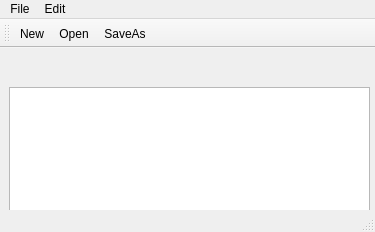
<?xml version="1.0" encoding="UTF-8"?>
<ui version="4.0">
 <class>MainWindow</class>
 <widget class="QMainWindow" name="MainWindow">
  <property name="geometry">
   <rect>
    <x>0</x>
    <y>0</y>
    <width>375</width>
    <height>232</height>
   </rect>
  </property>
  <property name="windowTitle">
   <string>MainWindow</string>
  </property>
  <widget class="QWidget" name="centralwidget">
   <widget class="QWidget" name="verticalLayoutWidget">
    <property name="geometry">
     <rect>
      <x>9</x>
      <y>39</y>
      <width>361</width>
      <height>141</height>
     </rect>
    </property>
    <layout class="QVBoxLayout" name="verticalLayout">
     <item>
      <widget class="QTextEdit" name="textEdit"/>
     </item>
    </layout>
   </widget>
  </widget>
  <widget class="QMenuBar" name="menubar">
   <property name="geometry">
    <rect>
     <x>0</x>
     <y>0</y>
     <width>375</width>
     <height>21</height>
    </rect>
   </property>
   <widget class="QMenu" name="menuFile">
    <property name="title">
     <string>File</string>
    </property>
    <addaction name="actionNew"/>
    <addaction name="actionOpen"/>
    <addaction name="actionSaveAs"/>
    <addaction name="actionExit"/>
    <addaction name="actionExit_2"/>
   </widget>
   <widget class="QMenu" name="menuEdit">
    <property name="title">
     <string>Edit</string>
    </property>
    <addaction name="actionCopy"/>
    <addaction name="actionPaste"/>
    <addaction name="actionCut"/>
    <addaction name="actionUndo"/>
    <addaction name="actionRedo"/>
   </widget>
   <addaction name="menuFile"/>
   <addaction name="menuEdit"/>
  </widget>
  <widget class="QStatusBar" name="statusbar"/>
  <widget class="QToolBar" name="toolBar">
   <property name="windowTitle">
    <string>toolBar</string>
   </property>
   <attribute name="toolBarArea">
    <enum>TopToolBarArea</enum>
   </attribute>
   <attribute name="toolBarBreak">
    <bool>false</bool>
   </attribute>
   <addaction name="actionNew"/>
   <addaction name="actionOpen"/>
   <addaction name="actionSaveAs"/>
  </widget>
  <action name="actionNew">
   <property name="icon">
    <iconset resource="Icons/Icons/resources.qrc">
     <normaloff>:/images/New.bmp</normaloff>:/images/New.bmp</iconset>
   </property>
   <property name="text">
    <string>New</string>
   </property>
  </action>
  <action name="actionOpen">
   <property name="icon">
    <iconset resource="Icons/Icons/resources.qrc">
     <normaloff>:/images/Open.bmp</normaloff>:/images/Open.bmp</iconset>
   </property>
   <property name="text">
    <string>Open</string>
   </property>
  </action>
  <action name="actionSaveAs">
   <property name="icon">
    <iconset resource="Icons/Icons/resources.qrc">
     <normaloff>:/images/Save.bmp</normaloff>:/images/Save.bmp</iconset>
   </property>
   <property name="text">
    <string>SaveAs</string>
   </property>
  </action>
  <action name="actionExit">
   <property name="text">
    <string>Print</string>
   </property>
  </action>
  <action name="actionExit_2">
   <property name="text">
    <string>Exit</string>
   </property>
  </action>
  <action name="actionCopy">
   <property name="text">
    <string>Copy</string>
   </property>
  </action>
  <action name="actionPaste">
   <property name="text">
    <string>Paste</string>
   </property>
  </action>
  <action name="actionCut">
   <property name="text">
    <string>Cut</string>
   </property>
  </action>
  <action name="actionUndo">
   <property name="text">
    <string>Undo</string>
   </property>
  </action>
  <action name="actionRedo">
   <property name="text">
    <string>Redo</string>
   </property>
  </action>
 </widget>
 <resources>
  <include location="Icons/Icons/resources.qrc"/>
 </resources>
 <connections/>
</ui>
